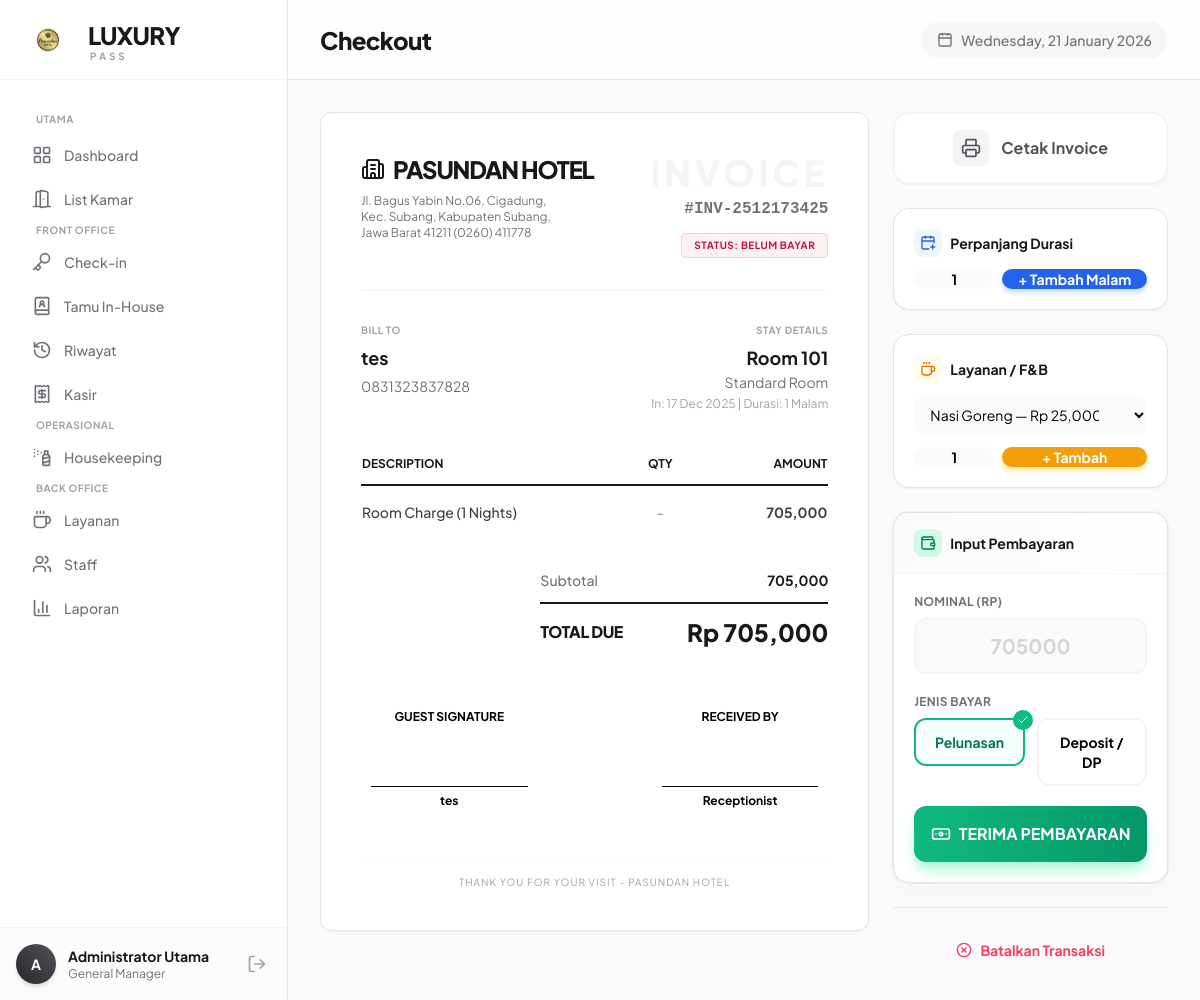
Page /index.php?modul=Checkout&aksi=payment&id=20 (signed in) on the committed database.
### tables this page shows
CREATE TABLE `transaksi` (
  `id_transaksi` int NOT NULL AUTO_INCREMENT,
  `no_invoice` varchar(50) NOT NULL,
  `id_user_resepsionis` int NOT NULL,
  `id_tamu` int NOT NULL,
  `nama_tamu` varchar(100) DEFAULT NULL,
  `no_hp` varchar(20) DEFAULT NULL,
  `tgl_checkin` datetime NOT NULL,
  `tgl_checkout` datetime DEFAULT NULL,
  `total_tagihan` decimal(10,2) NOT NULL DEFAULT '0.00',
  `status_transaksi` enum('active','finished','batal') DEFAULT 'active',
  `status_bayar` enum('belum_bayar','dp','lunas') DEFAULT 'belum_bayar',
  `created_at` timestamp NULL DEFAULT CURRENT_TIMESTAMP,
  PRIMARY KEY (`id_transaksi`),
  UNIQUE KEY `no_invoice` (`no_invoice`),
  KEY `fk_transaksi_user` (`id_user_resepsionis`),
  KEY `fk_transaksi_tamu` (`id_tamu`),
  CONSTRAINT `fk_transaksi_tamu` FOREIGN KEY (`id_tamu`) REFERENCES `tamu` (`id_tamu`),
  CONSTRAINT `fk_transaksi_user` FOREIGN KEY (`id_user_resepsionis`) REFERENCES `users` (`id_user`)
);

CREATE TABLE `tamu` (
  `id_tamu` int NOT NULL AUTO_INCREMENT,
  `nama_tamu` varchar(100) NOT NULL,
  `jenis_identitas` enum('KTP','SIM','PASSPORT') DEFAULT 'KTP',
  `no_identitas` varchar(50) NOT NULL,
  `no_hp` varchar(20) NOT NULL,
  `email` varchar(100) DEFAULT NULL,
  `created_at` timestamp NULL DEFAULT CURRENT_TIMESTAMP,
  PRIMARY KEY (`id_tamu`),
  UNIQUE KEY `no_identitas` (`no_identitas`)
);

### views/Checkout/payment.php (the view, shortened to what the rows shown need)
<div class="flex flex-col lg:flex-row gap-6 items-start">
    <div class="w-full lg:w-2/3">
        <div id="invoice-paper" class="bg-white p-10 rounded-xl border border-zinc-200 shadow-sm relative min-h-[600px]">
            <div class="flex justify-between items-start border-b border-zinc-100 pb-8 mb-8 gap-6">
                <div>
                    <h1 class="text-2xl font-black text-zinc-900 tracking-tighter uppercase flex items-center gap-2">
                        <i data-lucide="building-2" class="w-6 h-6"></i> PASUNDAN HOTEL
                    </h1>
                    <p class="text-xs text-zinc-500 mt-2 w-48">Jl. Bagus Yabin No.06, Cigadung, Kec. Subang, Kabupaten Subang, Jawa Barat 41211 (0260) 411778</p>
                </div>
                <div class="text-left md:text-right">
                    <h2 class="text-4xl font-black text-zinc-100 uppercase tracking-widest">INVOICE</h2>
                    <p class="font-mono text-zinc-500 font-bold mt-1">#<?= $transaksi['no_invoice'] ?></p>
                    <?php
                        $statusText = match($transaksi['status_bayar']) {
                            'lunas' => 'LUNAS',
                            'dp'    => 'DP MASUK',
                            default => 'BELUM BAYAR'
                        };
                        $statusClass = match($transaksi['status_bayar']) {
                            'lunas' => 'border-emerald-200 text-emerald-700 bg-emerald-50',
                            'dp'    => 'border-amber-200 text-amber-700 bg-amber-50',
                            default => 'border-rose-200 text-rose-700 bg-rose-50'
                        };
                    ?>
                    <span class="inline-block mt-3 px-3 py-1 text-[10px] font-bold uppercase tracking-wider rounded border <?= $statusClass ?>">
                        Status: <?= $statusText ?>
                    </span>
                </div>
            </div>
            <div class="grid grid-cols-2 gap-8 mb-8">
                <div>
                    <p class="text-[10px] uppercase font-bold text-zinc-400 tracking-wider mb-1.5">Bill To</p>
                    <p class="font-bold text-lg text-zinc-900"><?= $transaksi['nama_tamu'] ?></p>
                    <p class="text-sm text-zinc-500 mt-1"><?= $transaksi['no_hp'] ?></p>
                </div>
                <div class="text-left md:text-right">
                    <p class="text-[10px] uppercase font-bold text-zinc-400 tracking-wider mb-1.5">Stay Details</p>
                    <p class="font-bold text-lg text-zinc-900">Room <?= $transaksi['nomor_kamar'] ?></p>
                    <p class="text-sm text-zinc-500"><?= $transaksi['nama_tipe'] ?? 'Kamar Hotel' ?></p>
                    <p class="text-xs text-zinc-400 mt-1">
                        In: <?= date('d M Y', strtotime($transaksi['tgl_checkin'])) ?> |
                        Durasi: <?= $transaksi['durasi_malam'] ?> Malam
                    </p>
                </div>
            </div>
            <table class="w-full text-sm mb-8">
                <thead>
                    <tr class="border-b-2 border-zinc-900">
                        <th class="py-3 text-left font-bold text-zinc-900 uppercase text-xs">Description</th>
                        <th class="py-3 text-center font-bold text-zinc-900 uppercase text-xs w-20">Qty</th>
                        <th class="py-3 text-right font-bold text-zinc-900 uppercase text-xs w-32">Amount</th>
                    </tr>
                </thead>
                <tbody class="divide-y divide-zinc-100">
                    <tr>
                        <td class="py-4 text-zinc-700 font-medium">Room Charge (<?= $transaksi['durasi_malam'] ?> Nights)</td>
                        <td class="py-4 text-center text-zinc-500">-</td>
                        <td class="py-4 text-right font-bold text-zinc-700"><?= number_format($transaksi['total_biaya_kamar']) ?></td>
                    </tr>
                </tbody>
            </table>
            <div class="flex justify-end mb-12">
                <div class="w-full md:w-72 space-y-3">
                    <div class="flex justify-between text-sm">
                        <span class="text-zinc-500 font-medium">Subtotal</span>
                        <span class="font-bold text-zinc-900"><?= number_format($transaksi['total_tagihan']) ?></span>
                    </div>
                    <div class="border-t-2 border-zinc-900 pt-3 flex justify-between items-center mt-2">
                        <span class="font-black text-base text-zinc-900 uppercase tracking-tight">Total Due</span>
                        <span class="font-black text-2xl <?= $sisa > 0 ? 'text-zinc-900' : 'text-emerald-600' ?>">
                            Rp <?= number_format(abs($sisa)) ?>
                        </span>
                    </div>
                </div>
            </div>
            <div style="margin-top: 60px; display: flex; justify-content: space-between; padding: 0 10px;">
                <div style="text-align: center; width: 35%;">
                    <p style="margin-bottom: 60px; font-weight: bold; font-size: 12px; text-transform: uppercase; color: #000;">Guest Signature</p>
                    <div style="border-bottom: 1px solid #000;"></div>
                    <p style="margin-top: 5px; font-size: 12px; font-weight: bold; color: #000;"><?= $transaksi['nama_tamu'] ?></p>
                </div>
                <div style="text-align: center; width: 35%;">
                    <p style="margin-bottom: 60px; font-weight: bold; font-size: 12px; text-transform: uppercase; color: #000;">Received By</p>
                    <div style="border-bottom: 1px solid #000;"></div>
                    <p style="margin-top: 5px; font-size: 12px; font-weight: bold; color: #000;"><?= $_SESSION['nama_lengkap'] ?? 'Receptionist' ?></p>
                </div>
            </div>
            <div class="text-center text-[10px] text-zinc-400 uppercase tracking-widest mt-12 pt-4 border-t border-zinc-50">
                Thank you for your visit - Pasundan Hotel
            </div>
        </div>
    </div>
    <div class="w-full lg:w-1/3 space-y-6 no-print">
        <button onclick="window.print()" class="w-full py-4 bg-white border-2 border-zinc-100 text-zinc-600 rounded-2xl font-bold hover:border-zinc-300 hover:text-zinc-900 transition-all shadow-sm flex items-center justify-center gap-3 group">
            <div class="p-2 bg-zinc-100 rounded-lg group-hover:bg-zinc-200 transition-colors">
                <i data-lucide="printer" class="w-5 h-5"></i>
            </div>
            <span>Cetak Invoice</span>
        </button>
        <?php if($transaksi['status_transaksi'] == 'active'): ?>
            <div class="bg-white rounded-2xl border border-zinc-200 shadow-sm overflow-hidden">
                <div class="p-5">
                    <div class="flex items-center gap-2 mb-3">
                         <div class="p-1.5 bg-blue-50 text-blue-600 rounded-lg"><i data-lucide="calendar-plus" class="w-4 h-4"></i></div>
                         <h3 class="font-bold text-sm text-zinc-900">Perpanjang Durasi</h3>
                    </div>
                    <form method="POST" action="index.php?modul=Checkout&aksi=extend&id=<?= $transaksi['id_transaksi'] ?>" id="formExtend">
                        <div class="flex gap-2">
                            <input type="number" name="add_night" id="addNightInput" value="1" min="1"
                                   class="w-20 rounded-xl border-zinc-200 text-sm text-center font-bold focus:ring-blue-500 focus:border-blue-500 bg-zinc-50">
                            <button type="button" onclick="confirmExtend()"
                                    class="flex-1 bg-blue-600 text-white rounded-xl text-sm font-bold hover:bg-blue-700 transition-all shadow-md hover:shadow-lg shadow-blue-200 active:scale-95 transform">
                                + Tambah Malam
                            </button>
                        </div>
                    </form>
                </div>
            </div>
            <div class="bg-white rounded-2xl border border-zinc-200 shadow-sm overflow-hidden">
                <div class="p-5">
                    <div class="flex items-center gap-2 mb-3">
                         <div class="p-1.5 bg-amber-50 text-amber-600 rounded-lg"><i data-lucide="coffee" class="w-4 h-4"></i></div>
                         <h3 class="font-bold text-sm text-zinc-900">Layanan / F&B</h3>
                    </div>
                    <form method="POST" action="index.php?modul=Checkout&aksi=addItem">
                        <div class="space-y-3">
                            <select name="id_layanan" class="w-full pl-3 pr-8 py-2.5 rounded-xl border-zinc-200 text-sm focus:ring-amber-500 focus:border-amber-500 bg-zinc-50 cursor-pointer">
                                <?php foreach($menu as $m): ?>
                                    <option value="<?= $m['id_layanan'] ?>">
                                        <?= $m['nama_layanan'] ?> — Rp <?= number_format($m['harga_satuan']) ?>
                                    </option>
                                <?php endforeach; ?>
                            </select>
                            <div class="flex gap-2">
                                <input type="number" name="jumlah" value="1" min="1" placeholder="Qty"
                                       class="w-20 rounded-xl border-zinc-200 text-sm text-center font-bold focus:ring-amber-500 focus:border-amber-500 bg-zinc-50">
                                <button type="submit" class="flex-1 bg-amber-500 text-white rounded-xl text-sm font-bold hover:bg-amber-600 transition-all shadow-md hover:shadow-lg shadow-amber-200 active:scale-95 transform">
                                    + Tambah
                                </button>
                            </div>
                        </div>
                    </form>
                </div>
            </div>
            <div class="bg-white rounded-2xl border border-zinc-200 shadow-lg shadow-zinc-100 overflow-hidden ring-1 ring-zinc-900/5">
                <div class="bg-gradient-to-r from-zinc-50 to-white px-5 py-4 border-b border-zinc-100 flex items-center justify-between">
                    <div class="flex items-center gap-2">
                        <div class="p-1.5 bg-emerald-100 text-emerald-700 rounded-lg"><i data-lucide="wallet" class="w-4 h-4"></i></div>
                        <h3 class="font-bold text-sm text-zinc-900">Input Pembayaran</h3>
                    </div>
                </div>
                <div class="p-5">
                    <?php if($sisa > 0): ?>
                        <form method="POST" id="paymentForm">
                            <div class="space-y-5">
                                <div>
                                    <label class="text-xs font-bold text-zinc-500 mb-2 block uppercase tracking-wide">Nominal (Rp)</label>
                                    <input type="number" name="uang" id="inputUang" required max="<?= $sisa ?>" placeholder="<?= $sisa ?>"
                                           class="block w-full py-3 px-4 rounded-xl border-2 border-zinc-100 text-xl font-bold text-zinc-900 focus:border-emerald-500 focus:ring-0 placeholder:text-zinc-300 transition-all bg-zinc-50 focus:bg-white text-center">
                                </div>
                                <div>
                                    <label class="text-xs font-bold text-zinc-500 mb-2 block uppercase tracking-wide">Jenis Bayar</label>
                                    <div class="grid grid-cols-2 gap-3">
                                        <label class="cursor-pointer group relative">
                                            <div class="rounded-xl border-2 border-zinc-100 p-3 text-center hover:bg-zinc-50 peer-checked:border-emerald-500 peer-checked:bg-emerald-50/50 peer-checked:text-emerald-700 transition-all">
                                                <span class="block text-sm font-bold">Pelunasan</span>
                                            </div>
                                            <div class="absolute top-[-8px] right-[-8px] hidden peer-checked:block bg-emerald-500 text-white rounded-full p-1 shadow-sm"><i data-lucide="check" class="w-3 h-3"></i></div>
                                        </label>
                                        <label class="cursor-pointer group relative">
                                            <div class="rounded-xl border-2 border-zinc-100 p-3 text-center hover:bg-zinc-50 peer-checked:border-blue-500 peer-checked:bg-blue-50/50 peer-checked:text-blue-700 transition-all">
                                                <span class="block text-sm font-bold">Deposit / DP</span>
                                            </div>
                                        </label>
                                    </div>
                                </div>
                                <button type="submit" class="w-full py-4 bg-gradient-to-r from-emerald-500 to-emerald-600 text-white rounded-xl font-bold shadow-lg shadow-emerald-200 hover:shadow-xl hover:shadow-emerald-300 hover:-translate-y-0.5 active:translate-y-0 active:scale-[0.98] transition-all flex justify-center items-center gap-2 group">
                                    <i data-lucide="banknote" class="w-5 h-5 group-hover:rotate-12 transition-transform"></i>
                                    TERIMA PEMBAYARAN
                                </button>
                            </div>
                        </form>
                    <?php endif; ?>
                </div>
            </div>
            <div class="mt-8 pt-6 border-t border-zinc-200 text-center">
                <button onclick="cancelTransaction('<?= $transaksi['id_transaksi'] ?>')"
                        class="px-6 py-2 text-sm font-bold text-rose-500 hover:text-rose-700 hover:bg-rose-50 rounded-lg transition-all flex items-center justify-center gap-2 mx-auto">
                    <i data-lucide="x-circle" class="w-4 h-4"></i> Batalkan Transaksi
                </button>
            </div>
        <?php endif; ?>
    </div>
</div>

### rows in the picture
transaksi: no_invoice "INV-2512173425", status_bayar "BELUM BAYAR", nama_tamu "tes", id_tamu.no_hp "0831323837828", tgl_checkin "17 Dec 2025", total_tagihan "705,000"

### other values in the picture
$label "Dashboard List Kamar Check-in Tamu In-House Riwayat Kasir Housekeeping Layanan Staff Laporan"
substr($_SESSION['nama'] ?? 'U', 0, 1) "A"
$_SESSION['nama'] "Administrator Utama"
$_SESSION['role'] "General Manager"
$_GET['modul'] "Checkout"
$transaksi['nomor_kamar'] "101"
$transaksi['nama_tipe'] "Standard Room"
$transaksi['durasi_malam'] "1"
$transaksi['total_biaya_kamar'] "705,000"
abs($sisa) "705,000"
$_SESSION['nama_lengkap'] "Receptionist"
form field id_layanan "Nasi Goreng — Rp 25,000"
